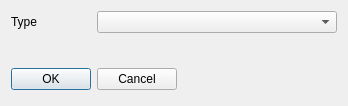
<?xml version="1.0" encoding="UTF-8"?>
<ui version="4.0">
 <class>eReport</class>
 <widget class="QDialog" name="eReport">
  <property name="geometry">
   <rect>
    <x>0</x>
    <y>0</y>
    <width>348</width>
    <height>106</height>
   </rect>
  </property>
  <property name="windowTitle">
   <string>Catalogue</string>
  </property>
  <layout class="QGridLayout">
   <item row="3" column="0" colspan="4">
    <layout class="QHBoxLayout"/>
   </item>
   <item row="1" column="1" colspan="3">
    <widget class="QComboBox" name="eType"/>
   </item>
   <item row="1" column="0">
    <widget class="QLabel" name="textLabel2">
     <property name="maximumSize">
      <size>
       <width>100</width>
       <height>32767</height>
      </size>
     </property>
     <property name="text">
      <string>Type</string>
     </property>
     <property name="wordWrap">
      <bool>false</bool>
     </property>
    </widget>
   </item>
   <item row="4" column="0">
    <spacer name="spacer4">
     <property name="orientation">
      <enum>Qt::Vertical</enum>
     </property>
     <property name="sizeType">
      <enum>QSizePolicy::Expanding</enum>
     </property>
     <property name="sizeHint" stdset="0">
      <size>
       <width>31</width>
       <height>16</height>
      </size>
     </property>
    </spacer>
   </item>
   <item row="5" column="0" colspan="2">
    <layout class="QHBoxLayout">
     <item>
      <widget class="QPushButton" name="bOK">
       <property name="text">
        <string>OK</string>
       </property>
       <property name="default">
        <bool>true</bool>
       </property>
      </widget>
     </item>
     <item>
      <widget class="QPushButton" name="bCancel">
       <property name="text">
        <string>Cancel</string>
       </property>
      </widget>
     </item>
    </layout>
   </item>
   <item row="5" column="2" colspan="2">
    <spacer name="spacer2">
     <property name="orientation">
      <enum>Qt::Horizontal</enum>
     </property>
     <property name="sizeType">
      <enum>QSizePolicy::Expanding</enum>
     </property>
     <property name="sizeHint" stdset="0">
      <size>
       <width>91</width>
       <height>31</height>
      </size>
     </property>
    </spacer>
   </item>
  </layout>
 </widget>
 <layoutdefault spacing="6" margin="11"/>
 <pixmapfunction>qPixmapFromMimeSource</pixmapfunction>
 <includes>
  <include location="local">ananas.h</include>
  <include location="local">wreport.h</include>
 </includes>
 <resources/>
 <connections>
  <connection>
   <sender>bOK</sender>
   <signal>clicked()</signal>
   <receiver>eReport</receiver>
   <slot>accept()</slot>
   <hints>
    <hint type="sourcelabel">
     <x>20</x>
     <y>20</y>
    </hint>
    <hint type="destinationlabel">
     <x>20</x>
     <y>20</y>
    </hint>
   </hints>
  </connection>
  <connection>
   <sender>bCancel</sender>
   <signal>clicked()</signal>
   <receiver>eReport</receiver>
   <slot>reject()</slot>
   <hints>
    <hint type="sourcelabel">
     <x>20</x>
     <y>20</y>
    </hint>
    <hint type="destinationlabel">
     <x>20</x>
     <y>20</y>
    </hint>
   </hints>
  </connection>
 </connections>
</ui>
